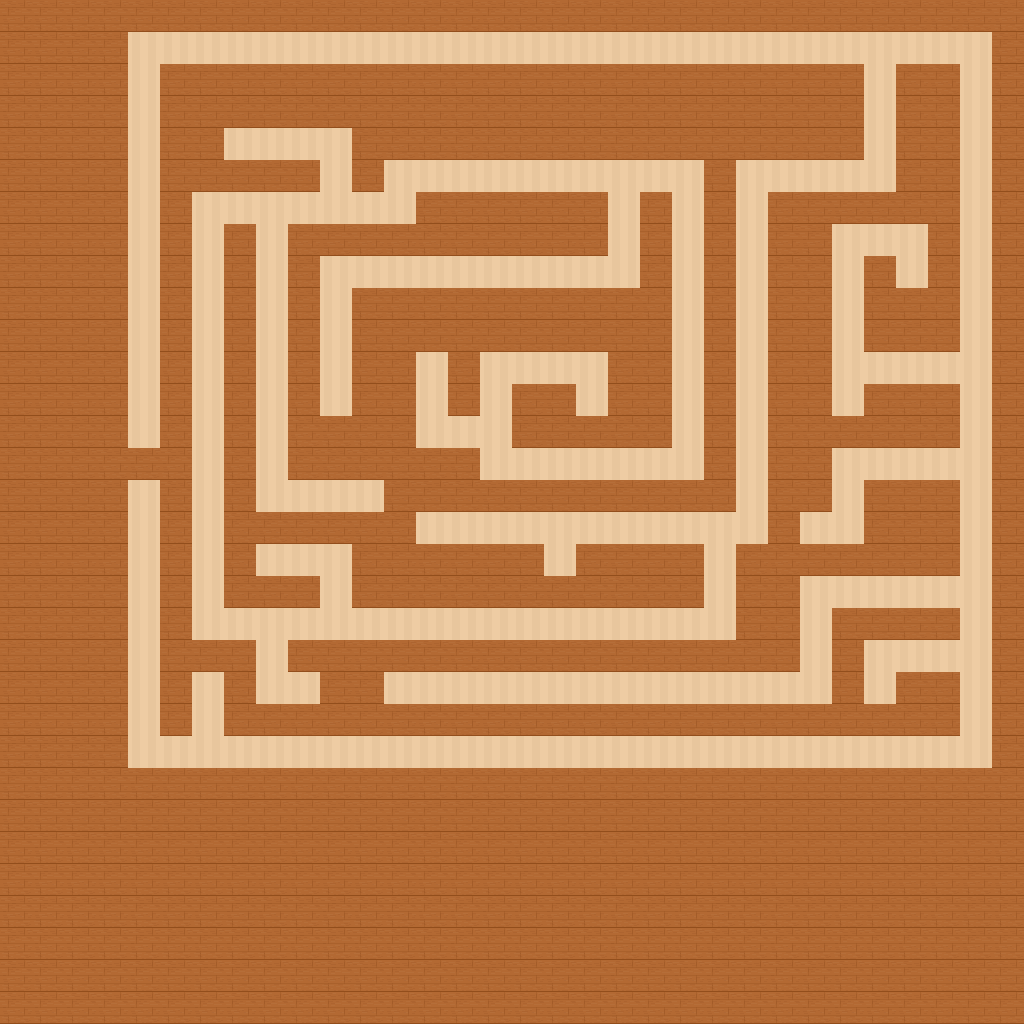

This game map was drawn from its Tiled (.tmx) file and the tilesets committed beside it. A one-line description and the full map source follow:
An orthogonal 32x32 tile map with 32x32 px tiles, 1 tile layer (Слой тайлов 1) and 50 objects.

<map version="1.10" tiledversion="1.11.0" orientation="orthogonal" renderorder="right-down" width="32" height="32" tilewidth="32" tileheight="32" infinite="0" nextlayerid="3" nextobjectid="65">
 <tileset firstgid="1" source="TopDownHouse_FloorsAndWalls.tsx" />
 <layer id="1" name="Слой тайлов 1" width="32" height="32">
  <data encoding="csv">
29,29,29,29,29,29,29,29,29,29,29,29,29,29,29,29,29,29,29,29,29,29,29,29,29,29,29,29,29,29,29,29,
29,29,29,29,15,15,15,15,15,15,15,15,15,15,15,15,15,15,15,15,15,15,15,15,15,15,15,15,15,15,15,29,
29,29,29,29,15,29,29,29,29,29,29,29,29,29,29,29,29,29,29,29,29,29,29,29,29,29,29,15,29,29,15,29,
29,29,29,29,15,29,29,29,29,29,29,29,29,29,29,29,29,29,29,29,29,29,29,29,29,29,29,15,29,29,15,29,
29,29,29,29,15,29,29,15,15,15,15,29,29,29,29,29,29,29,29,29,29,29,29,29,29,29,29,15,29,29,15,29,
29,29,29,29,15,29,29,29,29,29,15,29,15,15,15,15,15,15,15,15,15,15,29,15,15,15,15,15,29,29,15,29,
29,29,29,29,15,29,15,15,15,15,15,15,15,29,29,29,29,29,29,15,29,15,29,15,29,29,29,29,29,29,15,29,
29,29,29,29,15,29,15,29,15,29,29,29,29,29,29,29,29,29,29,15,29,15,29,15,29,29,15,15,15,29,15,29,
29,29,29,29,15,29,15,29,15,29,15,15,15,15,15,15,15,15,15,15,29,15,29,15,29,29,15,29,15,29,15,29,
29,29,29,29,15,29,15,29,15,29,15,29,29,29,29,29,29,29,29,29,29,15,29,15,29,29,15,29,29,29,15,29,
29,29,29,29,15,29,15,29,15,29,15,29,29,29,29,29,29,29,29,29,29,15,29,15,29,29,15,29,29,29,15,29,
29,29,29,29,15,29,15,29,15,29,15,29,29,15,29,15,15,15,15,29,29,15,29,15,29,29,15,15,15,15,15,29,
29,29,29,29,15,29,15,29,15,29,15,29,29,15,29,15,29,29,15,29,29,15,29,15,29,29,15,29,29,29,15,29,
29,29,29,29,15,29,15,29,15,29,29,29,29,15,15,15,29,29,29,29,29,15,29,15,29,29,29,29,29,29,15,29,
29,29,29,29,29,29,15,29,15,29,29,29,29,29,29,15,15,15,15,15,15,15,29,15,29,29,15,15,15,15,15,29,
29,29,29,29,15,29,15,29,15,15,15,15,29,29,29,29,29,29,29,29,29,29,29,15,29,29,15,29,29,29,15,29,
29,29,29,29,15,29,15,29,29,29,29,29,29,15,15,15,15,15,15,15,15,15,15,15,29,15,15,29,29,29,15,29,
29,29,29,29,15,29,15,29,15,15,15,29,29,29,29,29,29,15,29,29,29,29,15,29,29,29,29,29,29,29,15,29,
29,29,29,29,15,29,15,29,29,29,15,29,29,29,29,29,29,29,29,29,29,29,15,29,29,15,15,15,15,15,15,29,
29,29,29,29,15,29,15,15,15,15,15,15,15,15,15,15,15,15,15,15,15,15,15,29,29,15,29,29,29,29,15,29,
29,29,29,29,15,29,29,29,15,29,29,29,29,29,29,29,29,29,29,29,29,29,29,29,29,15,29,15,15,15,15,29,
29,29,29,29,15,29,15,29,15,15,29,29,15,15,15,15,15,15,15,15,15,15,15,15,15,15,29,15,29,29,15,29,
29,29,29,29,15,29,15,29,29,29,29,29,29,29,29,29,29,29,29,29,29,29,29,29,29,29,29,29,29,29,15,29,
29,29,29,29,15,15,15,15,15,15,15,15,15,15,15,15,15,15,15,15,15,15,15,15,15,15,15,15,15,15,15,29,
29,29,29,29,29,29,29,29,29,29,29,29,29,29,29,29,29,29,29,29,29,29,29,29,29,29,29,29,29,29,29,29,
29,29,29,29,29,29,29,29,29,29,29,29,29,29,29,29,29,29,29,29,29,29,29,29,29,29,29,29,29,29,29,29,
29,29,29,29,29,29,29,29,29,29,29,29,29,29,29,29,29,29,29,29,29,29,29,29,29,29,29,29,29,29,29,29,
29,29,29,29,29,29,29,29,29,29,29,29,29,29,29,29,29,29,29,29,29,29,29,29,29,29,29,29,29,29,29,29,
29,29,29,29,29,29,29,29,29,29,29,29,29,29,29,29,29,29,29,29,29,29,29,29,29,29,29,29,29,29,29,29,
29,29,29,29,29,29,29,29,29,29,29,29,29,29,29,29,29,29,29,29,29,29,29,29,29,29,29,29,29,29,29,29,
29,29,29,29,29,29,29,29,29,29,29,29,29,29,29,29,29,29,29,29,29,29,29,29,29,29,29,29,29,29,29,29,
29,29,29,29,29,29,29,29,29,29,29,29,29,29,29,29,29,29,29,29,29,29,29,29,29,29,29,29,29,29,29,29
</data>
 </layer>
 <objectgroup id="2" name="Слой объектов 1">
  <object id="9" x="128" y="480" width="32" height="288" />
  <object id="10" x="160" y="736" width="832" height="32" />
  <object id="11" x="192" y="672" width="32" height="64" />
  <object id="12" x="192" y="192" width="32" height="448" />
  <object id="13" x="224" y="608" width="512" height="32" />
  <object id="14" x="416" y="512" width="352" height="32" />
  <object id="15" x="544" y="544" width="32" height="32" />
  <object id="16" x="704" y="544" width="32" height="64" />
  <object id="17" x="256" y="640" width="32" height="32" />
  <object id="18" x="256" y="672" width="32" height="32" />
  <object id="19" x="288" y="672" width="32" height="32" />
  <object id="20" x="384" y="672" width="448" />
  <object id="21" x="800" y="576" width="32" height="96" />
  <object id="22" x="832" y="576" width="160" height="32" />
  <object id="24" x="864" y="640" width="32" height="64" />
  <object id="25" x="896" y="640" width="96" height="32" />
  <object id="26" x="960" y="672" width="32" height="64" />
  <object id="27" x="960" y="608" width="32" height="32" />
  <object id="28" x="256" y="544" width="96" height="32" />
  <object id="29" x="320" y="576" width="32" height="32" />
  <object id="30" x="224" y="192" width="192" height="32" />
  <object id="31" x="256" y="224" width="32" height="256" />
  <object id="33" x="256" y="480" width="128" height="32" />
  <object id="34" x="128" y="32" width="32" height="416" />
  <object id="35" x="160" y="32" width="832" height="32" />
  <object id="37" x="960" y="64" width="32" height="512" />
  <object id="38" x="800" y="512" width="64" height="32" />
  <object id="39" x="832" y="448" width="32" height="64" />
  <object id="40" x="864" y="448" width="96" height="32" />
  <object id="41" x="832" y="224" width="32" height="192" />
  <object id="42" x="864" y="352" width="96" height="32" />
  <object id="43" x="864" y="224" width="64" height="32" />
  <object id="44" x="896" y="256" width="32" height="32" />
  <object id="46" x="864" y="64" width="32" height="128" />
  <object id="48" x="736" y="160" width="128" height="32" />
  <object id="49" x="736" y="192" width="32" height="320" />
  <object id="50" x="320" y="256" width="32" height="160" />
  <object id="51" x="352" y="256" width="288" height="32" />
  <object id="52" x="384" y="160" width="320" height="32" />
  <object id="53" x="224" y="128" width="128" height="32" />
  <object id="55" x="320" y="160" width="32" height="32" />
  <object id="56" x="608" y="192" width="32" height="64" />
  <object id="57" x="672" y="192" width="32" height="288" />
  <object id="58" x="416" y="352" width="32" height="96" />
  <object id="59" x="448" y="416" width="64" height="32" />
  <object id="60" x="480" y="352" width="128" height="32" />
  <object id="61" x="576" y="384" width="32" height="32" />
  <object id="62" x="480" y="384" width="32" height="32" />
  <object id="63" x="480" y="448" width="192" height="32" />
  <object id="64" x="384" y="672" width="448" height="32" />
 </objectgroup>
</map>
